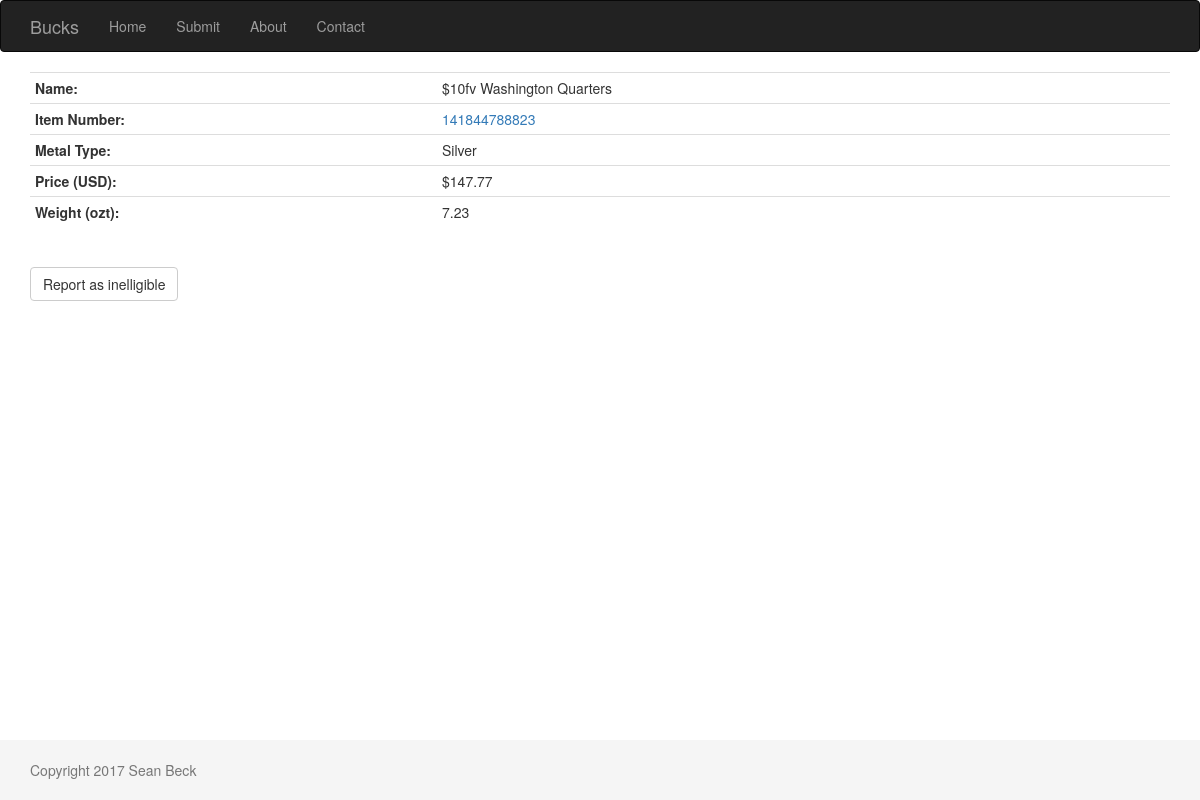
/item/35, run on an earlier commit of the app's database.
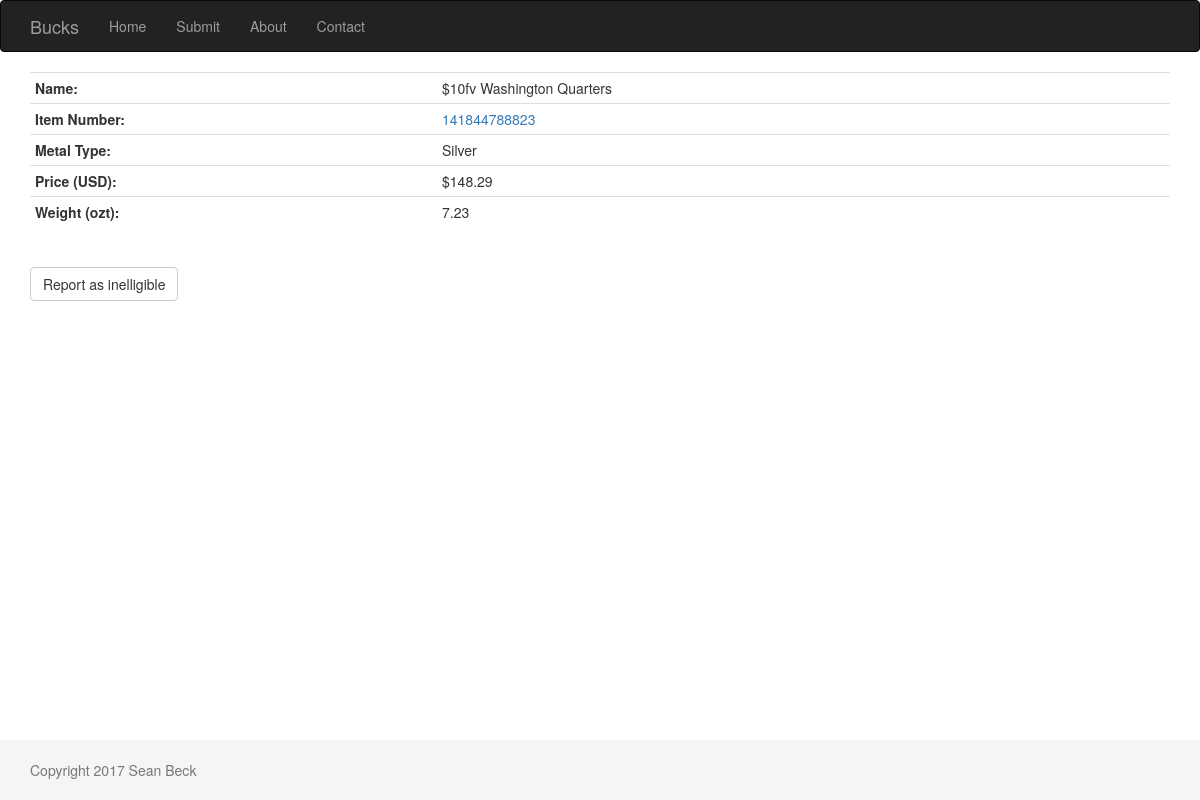
And on a later commit of the database.
### deals/models.py (models this page shows, shortened)
class Item(db.Model):
    id = db.Column(db.Integer, primary_key=True)
    ebay_id = db.Column(db.Integer, unique=True)
    name = db.Column(db.String)
    price = db.Column(db.Float)
    weight = db.Column(db.Float)
    metal = db.Column(db.String)
    picture = db.Column(db.LargeBinary)
    reported = db.Column(db.Boolean, default=False)

### deals/views.py (the view, shortened to what this page needs)
@deals_blueprint.route('/item/<int:item_id>', methods=['GET', 'POST'])
def item(item_id):
    i = Item.query.get(item_id)
    if i is None:
        abort(404)
    spot = Spot.query.filter_by(name=i.metal).first()
    return render_template('item.html', item=i, spot=spot)

### deals/templates/item.html
{% extends "base.html" %}
{% set active_page="items" %}
{% block page_content %}
<table class="table table-hover table-condensed table-responsive">
    <tr><td><b>Name: </b></td><td>{{ item.name }}</td></tr>
    <tr><td><b>Item Number: </b></td><td><a href="https://www.ebay.com/itm/{{ item.ebay_id }}">{{ item.ebay_id }}</a></td></tr>
    <tr><td><b>Metal Type: </b></td><td>{{ item.metal|capitalize }}</td></tr>
    <tr><td><b>Price (USD): </b></td><td>${{ item.price }}</td></tr>
    <tr><td><b>Weight (ozt): </b></td><td>{{ item.weight }}</td></tr>
</table>
<br>
<form action="" method="POST" class="form" role="form">
    <input type="submit" class="btn btn-default" name="submit" value="Report as inelligible" id="submit"></input>
</form>
{% endblock %}

### deals/templates/base.html (shortened to what this page needs)
<!DOCTYPE html>
{% extends "bootstrap/base.html" %}
{% import "bootstrap/utils.html" as utils %}
    {% block styles %}
    {{ super() }}
    <link rel="stylesheet" type="text/css" href="{{ url_for('static', filename='css/style.css') }}">
    {% endblock %}
    {% set active_page = active_page|default('index') -%}
    {% set navigation_bar = [
        (url_for('deals.index'), 'index', 'Home'),
        (url_for('deals.submit'), 'submit', 'Submit'),
        (url_for('deals.about'), 'about', 'About'),
        (url_for('deals.contact'), 'contact', 'Contact')
      ]
    %}
    {% block navbar %}
    <div class="navbar navbar-inverse" role="navigation">
        <div class="container">
            <div class="navbar-header">
                <a class="navbar-brand" href="/">Bucks</a>
            </div>
            <ul id="navigation" class="nav navbar-nav">
            {% for href, id, caption in navigation_bar %}
                <li {% if id == active_page %}class="active"{% endif %}><a href="{{ href|e }}">{{ caption|e }}</a></li>
            {% endfor %}
            </ul>
        </div>
    </div>
    {% endblock %}
{% block content %}
<div class="container">
{% block page_content %}
{% endblock %}
</div>
<footer class="footer">
    <div class="container">
        <p class="text-muted">Copyright 2017 Sean Beck
    </div>
</footer>
{% endblock %}

### deals/static/css/style.css (style rules this page uses)
.footer { position: absolute; bottom: 0; width: 100%; height: 60px; background-color: #f5f5f5; }
html { position: relative; min-height: 100%; }
body { margin-bottom: 60px; }
.container .text-muted { margin: 20px 0; }

What changed in the data, as far as the page shows it:
changed Item "$10fv Washington Quarters": price "147.77" → "148.29"
